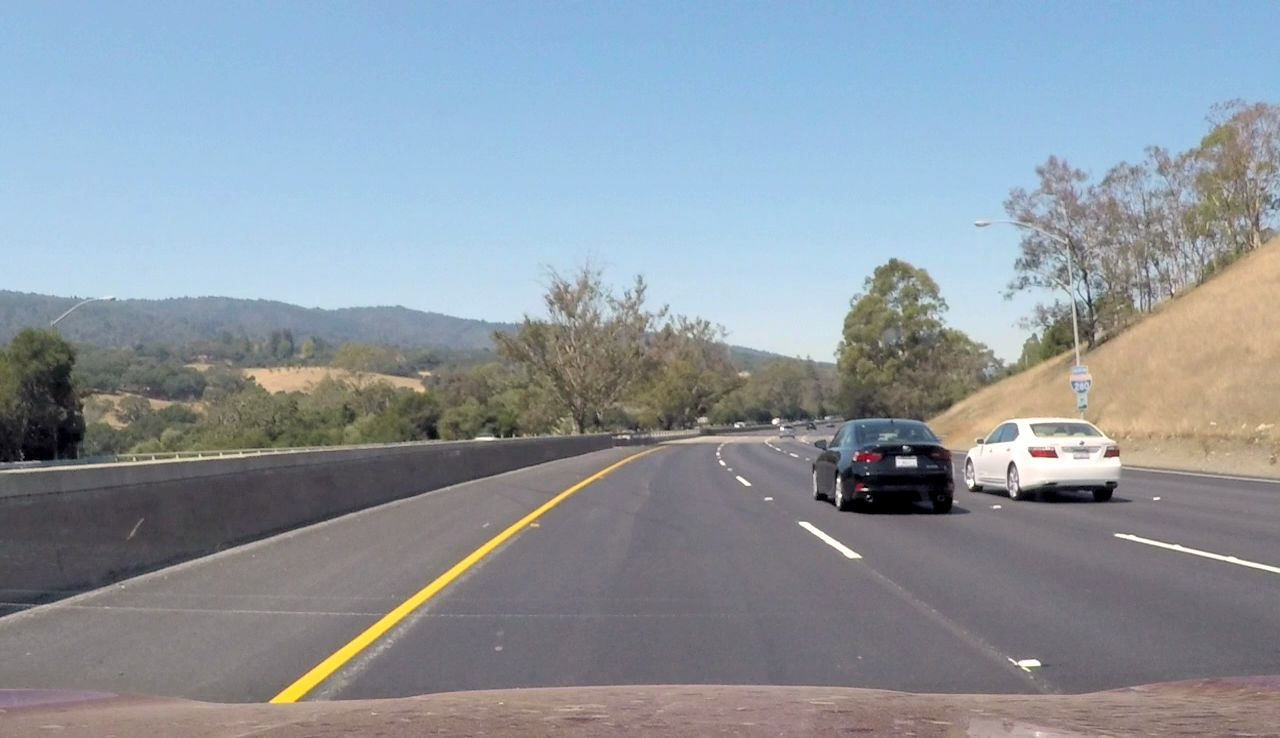
#> input picture test_images/challenge_still.jpg, 1280 x 738 px; its folder holds only this picture in this run
$ jupyter execute --allow-errors P1.ipynb   (shell and % lines are left out)
#> lines starting #> are read from the running program, lines starting #| are printed output that depends on the picture; after the words box and inside, x2 and y2 are one past the last pixel; in counts of white or black regions, pixels touching at a corner belong together
# Self-Driving Car Engineer Nanodegree

## Project: **Finding Lane Lines on the Road**

## Import Packages

[cell 1]
#importing some useful packages
import matplotlib.pyplot as plt
import matplotlib.image as mpimg
import numpy as np
import cv2

## Define global parameters

[cell 2]
##region of interest
# offset in pixels from the vertical center of the image (Y) for the region of interest
VERTICAL_OFFSET = 50
VERT_BOTTOM_OFFSET = 0
HORZ_LEFT_OFFSET = 50
HORZ_RIGHT_OFFSET = 50
# offsets from the horizontal certer of the image for the region of interest
LEFT_VERTEX_OFFSET = 10
RIGHT_VERTEX_OFFSET = 15
# tolerance for lines inclination
MIN_INCLINATION = 0.5
# hough params
HOUGH_VOTES = 10
HOUGH_MINLEN = 10
HOUGH_MAXGAP = 4
# gaussian blur
GAUSSIAN_KERNEL = 5
# canny transform params
CANNY_LOW_THRESHOLD = 50
CANNY_HIGH_THRESHOLD = 150

## Helper Functions

[cell 3]
# [7 lines left out: function grayscale, not called in this run]
    # Or use BGR2GRAY if you read an image with cv2.imread()
    # return cv2.cvtColor(img, cv2.COLOR_BGR2GRAY)


def canny(img, low_threshold, high_threshold):
    """Applies the Canny transform"""
    return cv2.Canny(img, low_threshold, high_threshold)


def gaussian_blur(img, kernel_size):
    """Applies a Gaussian Noise kernel"""
    return cv2.GaussianBlur(img, (kernel_size, kernel_size), 0)


def region_of_interest(img, vertices):
    """
    Applies an image mask.

    Only keeps the region_img of the image defined by the polygon
    formed from `vertices`. The rest of the image is set to black.
    """
    # defining a blank mask to start with
    mask = np.zeros_like(img)

    # defining a 3 channel or 1 channel color to fill the mask with depending on the input image
    if len(img.shape) > 2:
        channel_count = img.shape[2]  # i.e. 3 or 4 depending on your image
        ignore_mask_color = (255,) * channel_count
    else:
        ignore_mask_color = 255

    # filling pixels inside the polygon defined by "vertices" with the fill color
    cv2.fillPoly(mask, vertices, ignore_mask_color)

    # returning the image only where mask pixels are nonzero
    masked_image = cv2.bitwise_and(img, mask)
    return masked_image


def draw_lines(img, lines, color=[255, 0, 0], thickness=2):
    global last_m_left, last_m_right, last_b_left, last_b_right

    if lines is None:
        return

    # [7 lines of commented-out code are left out]
    right_line = []
    left_line = []
    for line in lines:
        for x1, y1, x2, y2 in line:
            # print("x1: ",x1,", y1: ",y1,", x2: ",x2,", y2: ",y2)
            m = (y2 - y1) / (x2 - x1)
            if abs(m) < MIN_INCLINATION or np.isinf(m):
                continue
            b = -m * x1 + y1
            if m < 0:
                left_line.append((m, b))
            else:
                right_line.append((m, b))

    # for params in left_line:
    #     print("m: ",params[0]," b: ",params[1])

    if len(left_line) > 0 and len(right_line) > 0:
        last_m_right, last_b_right = (
            sum(x[0] for x in right_line) / len(right_line), sum(x[1] for x in right_line) / len(right_line))
        last_m_left, last_b_left = (
            sum(x[0] for x in left_line) / len(left_line), sum(x[1] for x in left_line) / len(left_line))

    # print("left line m: ",left_line_avg_m," left line b: ",left_line_avg_b)
    # print("right line m: ",right_line_avg_m," right line b: ",right_line_avg_b)

    # left line
    newy1 = int(img.shape[0] / 2 + VERTICAL_OFFSET)
    newx1 = int((newy1 - last_b_left) / last_m_left)
    newy2 = img.shape[0]
    newx2 = int((newy2 - last_b_left) / last_m_left)
    cv2.line(img, (newx1, newy1), (newx2, newy2), color, 10)
    # right line
    newy1 = int(img.shape[0] / 2 + VERTICAL_OFFSET)
    newx1 = int((newy1 - last_b_right) / last_m_right)
    newy2 = img.shape[0]
    newx2 = int((newy2 - last_b_right) / last_m_right)
    cv2.line(img, (newx1, newy1), (newx2, newy2), color, 10)


def hough_lines(img, rho, theta, threshold, min_line_len, max_line_gap):
    """
    `img` should be the output of a Canny transform.

    Returns an image with hough lines drawn.
    """
    lines = cv2.HoughLinesP(img, rho, theta, threshold, np.array([]), minLineLength=min_line_len,
                            maxLineGap=max_line_gap)
    line_img = np.zeros((img.shape[0], img.shape[1], 3), dtype=np.uint8)
    draw_lines(line_img, lines)
    return line_img


# Python 3 has support for cool math symbols.

def weighted_img(img, initial_img, α=0.8, β=1., λ=0.):
    """
    `img` is the output of the hough_lines(), An image with lines drawn on it.
    Should be a blank image (all black) with lines drawn on it.

    `initial_img` should be the image before any processing.

    The result image is computed as follows:

    initial_img * α + img * β + λ
    NOTE: initial_img and img must be the same shape!
    """
    return cv2.addWeighted(initial_img, α, img, β, λ)

## Build a Lane Finding Pipeline

[cell 4]
def pipeline(img):
    ysize = img.shape[0]
    xsize = img.shape[1]
    #step 1: convert to grayscale
    gray_img = cv2.cvtColor(img, cv2.COLOR_RGB2GRAY)
    # plt.imshow(gray_img)
    # plt.show()

    #step 2: blur image
    blur_img = gaussian_blur(gray_img, GAUSSIAN_KERNEL)
    # plt.imshow(blur_img)
    # plt.show()

    #step 3: detect edges
    canny_img = canny(blur_img, CANNY_LOW_THRESHOLD, CANNY_HIGH_THRESHOLD)
    # plt.imshow(canny_img)
    # plt.show()

    #step 4: mask the region of interest
    medium_height = int(ysize / 2 + VERTICAL_OFFSET)
    region_img = region_of_interest(canny_img, np.array([[
        (HORZ_LEFT_OFFSET, ysize - VERT_BOTTOM_OFFSET),
        (int(xsize / 2 - LEFT_VERTEX_OFFSET), medium_height),
        (int(xsize / 2 + RIGHT_VERTEX_OFFSET), medium_height),
        (xsize - HORZ_RIGHT_OFFSET, ysize - VERT_BOTTOM_OFFSET)
    ]]))
    # plt.imshow(region_img)
    # plt.show()

    #step 5: discover lines using hough transform and draw over the original image
    hough_img = hough_lines(region_img, 1, np.pi / 360, HOUGH_VOTES, HOUGH_MINLEN, HOUGH_MAXGAP)
    lines_edges = weighted_img(hough_img, img, 0.8, 1, 0)
    return lines_edges

def process_image(image):
    result = pipeline(image)
    return result

## Test on Images

[cell 5]
import os
test_images = os.listdir("test_images/")

img = process_image(plt.imread("test_images/"+test_images[0]))
#> in pipeline, `ysize = img.shape[0]`: ysize = 738
#> in pipeline, img is the input picture: shape (738, 1280, 3); mean R, G, B 141.5, 151.2, 160.4
#> in canny, `return cv2.Canny(img, low_threshold, high_threshold)`:
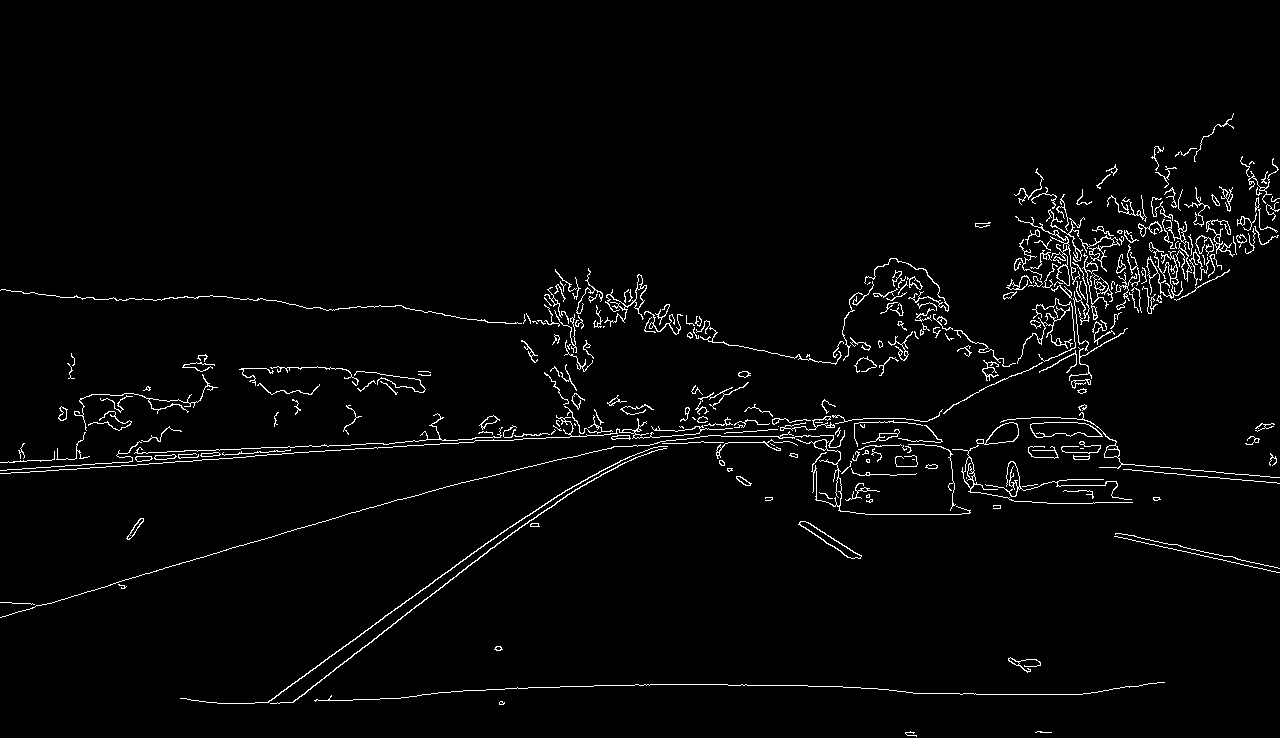
#> returned value: shape (738, 1280); 2.5% white in thin lines or dots, all inside (x1, y1, x2, y2) = (0, 113, 1280, 737)
#> in pipeline, `medium_height = int(ysize / 2 + VERTICAL_OFFSET)`: medium_height = 419
#> in region_of_interest, `masked_image = cv2.bitwise_and(img, mask)`:
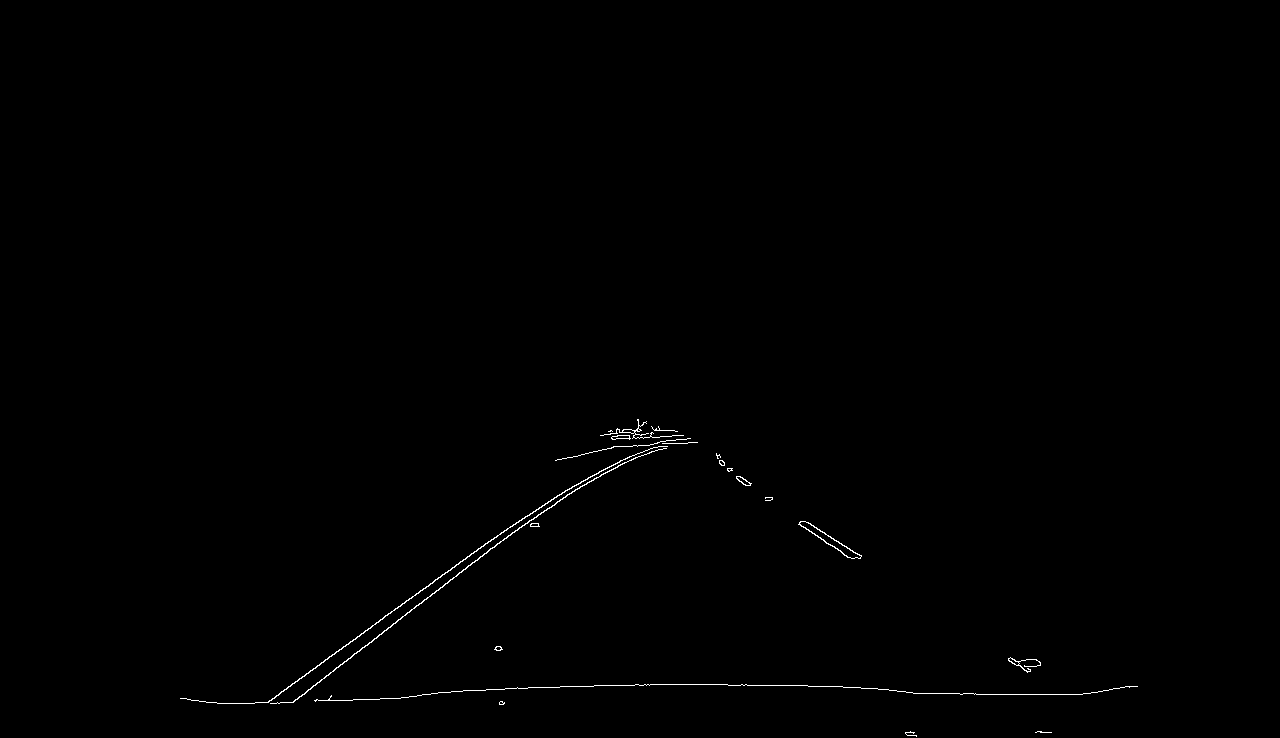
#> masked_image: shape (738, 1280); 0.33% white in thin lines or dots, all inside (x1, y1, x2, y2) = (180, 419, 1138, 737)
#> in hough_lines, `lines = cv2.HoughLinesP(img, rho, theta, threshold, np.array([]), minL..`: lines = 80 rows, first 6: [367, 645, 515, 530], [1007, 694, 1063, 694], [280, 692, 433, 582], [528, 687, 593, 686], [753, 685, 781, 685], [644, 684, 727, 684]
#> the loop in draw_lines, `for line in lines:` made 80 passes
#> after the loop in draw_lines, `for line in lines:`: left_line = 21 items, first 6: (-0.777, 930.2), (-0.719, 893.3), (-0.652, 865.5), (-0.533, 792.1), (-0.791, 933.8), (-0.591, 830.5); right_line = [(0.655, -5.91), (0.622, 28.38), (0.642, 3.66), (0.6, 44.6), (0.55, 105.6), (0.571, 69), (0.609, 38.7), (0.647, 3.18), (0.8, -112.2), (1.07, -312.1), (0.538, 78.62), (0.583, 48.67), (0.571, 68.29)]
#> in draw_lines, `last_m_right, last_b_right = ( sum(x[0] for x in right_line) / len(rig..`: last_m_right = 0.651; last_b_right = 4.49
#> in draw_lines, `last_m_left, last_b_left = ( sum(x[0] for x in left_line) / len(left_l..`: last_m_left = -0.706; last_b_left = 888.9
#> in draw_lines, `newx1 = int((newy1 - last_b_left) / last_m_left)`: newx1 = 665
#> in draw_lines, `newx2 = int((newy2 - last_b_left) / last_m_left)`: newx2 = 213
#> in draw_lines, `newx1 = int((newy1 - last_b_right) / last_m_right)`: newx1 = 636
#> in draw_lines, `newx2 = int((newy2 - last_b_right) / last_m_right)`: newx2 = 1127
#> in weighted_img, `return cv2.addWeighted(initial_img, α, img, β, λ)`:
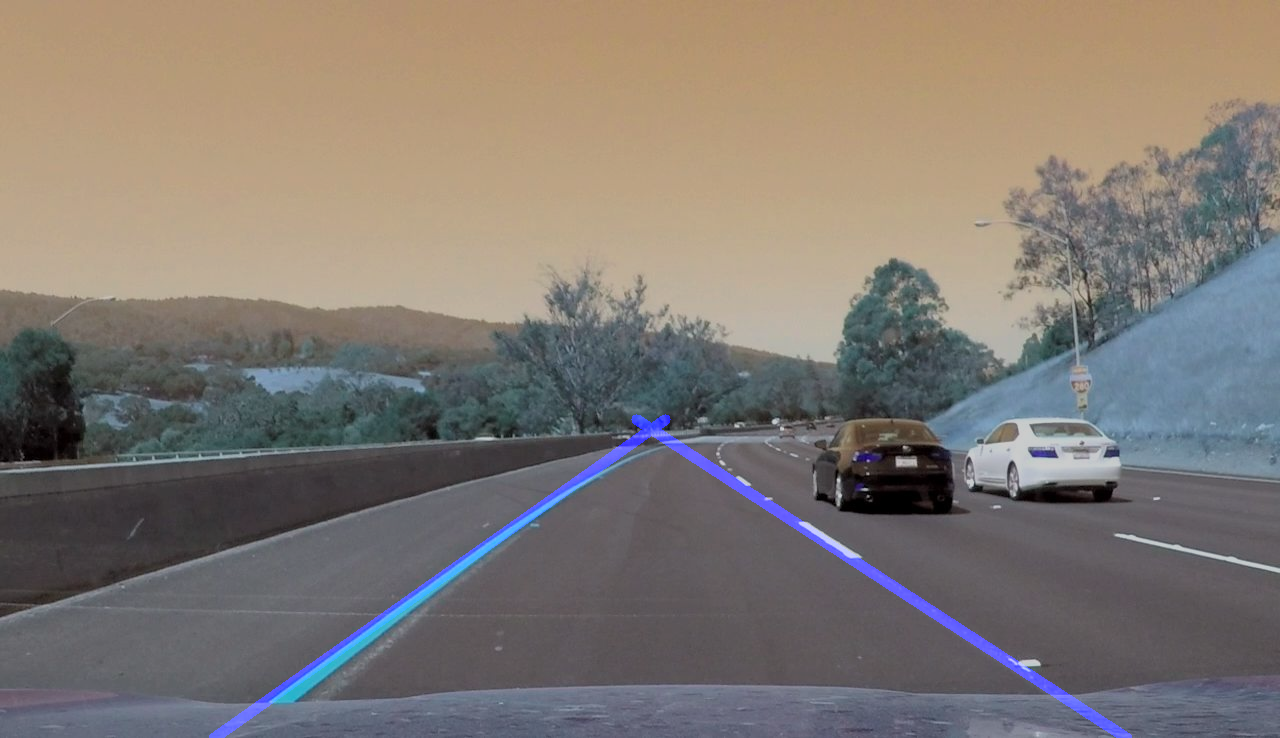
#> returned value: shape (738, 1280, 3); mean of channels 0, 1, 2 114.9, 120.9, 128.3; drawn as B, G, R
plt.imshow(img)

$ run again, on test_images/solidYellowCurve2.jpg
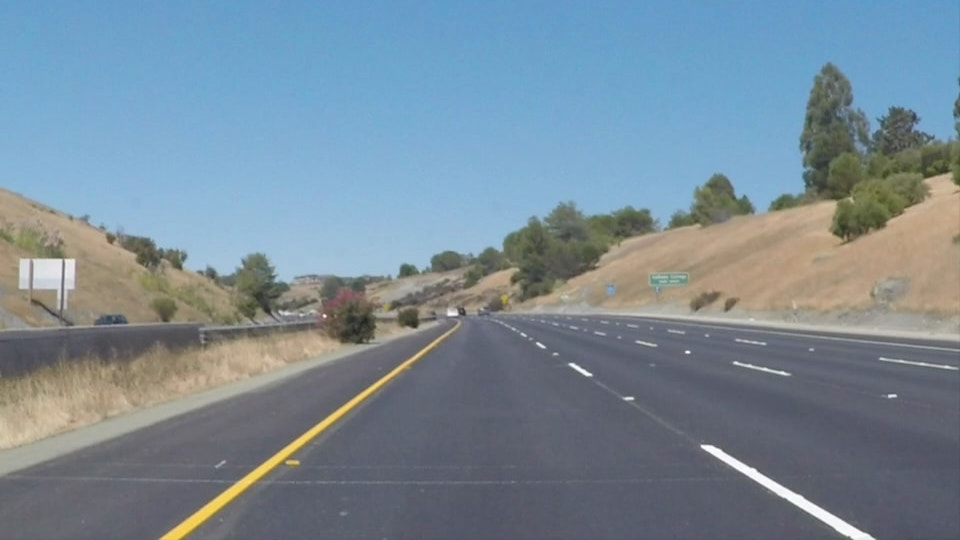
#> input picture test_images/solidYellowCurve2.jpg, 960 x 540 px
#> ysize = 540
#> in pipeline, img is the input picture: shape (540, 960, 3); mean R, G, B 120.7, 138.6, 151.5
#> in canny, `return cv2.Canny(img, low_threshold, high_threshold)`:
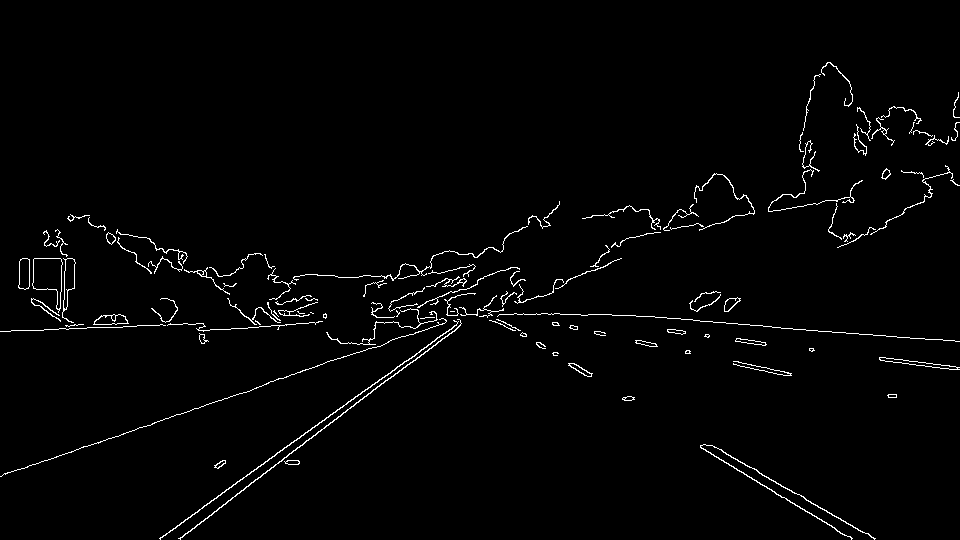
#> returned value: shape (540, 960); 1.8% white in thin lines or dots, all inside (x1, y1, x2, y2) = (0, 62, 960, 540)
#> medium_height = 320
#> mask: shape (540, 960); 18.8% white; 1 white region, box (x1, y1, x2, y2) and area: (51, 320, 910, 540) 97549
#> masked_image: shape (540, 960); 0.33% white in thin lines or dots, all inside (x1, y1, x2, y2) = (159, 320, 876, 540)
#> lines = 24 rows, first 6: [179, 538, 388, 378], [160, 538, 385, 375], [723, 452, 749, 467], [180, 538, 410, 362], [700, 447, 827, 524], [700, 446, 851, 538]
#> the loop in draw_lines, `for line in lines:` made 24 passes
#> after the loop in draw_lines, `for line in lines:`: left_line = [(-0.766, 675), (-0.724, 653.9), (-0.765, 675.7), (-0.719, 653), (-0.761, 675.1), (-0.732, 657.3), (-0.783, 685.4), (-0.731, 654.3)]; right_line = [(0.577, 34.88), (0.606, 22.59), (0.609, 19.51), (0.57, 39.9), (0.594, 20.19), (0.5, 77.5), (0.611, 17.28), (0.529, 58.94), (0.636, 3.55), (0.609, 19.35), (0.588, 23.88), (0.611, 19.61), (0.583, 29.17), (0.596, 18.37), (0.538, 54.46)]
#> last_m_right = 0.584; last_b_right = 30.61
#> last_m_left = -0.748; last_b_left = 666.2
#> in draw_lines, `newx1 = int((newy1 - last_b_left) / last_m_left)`: newx1 = 463
#> in draw_lines, `newx2 = int((newy2 - last_b_left) / last_m_left)`: newx2 = 168
#> in draw_lines, `newx1 = int((newy1 - last_b_right) / last_m_right)`: newx1 = 495
#> in draw_lines, `newx2 = int((newy2 - last_b_right) / last_m_right)`: newx2 = 872
#> in weighted_img, `return cv2.addWeighted(initial_img, α, img, β, λ)`:
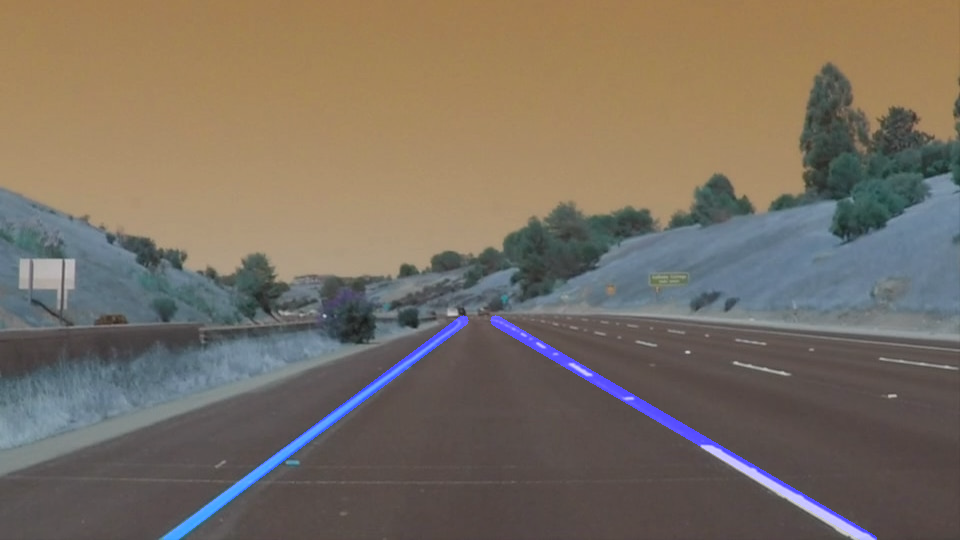
#> returned value: shape (540, 960, 3); mean of channels 0, 1, 2 98.7, 110.9, 121.2; drawn as B, G, R
